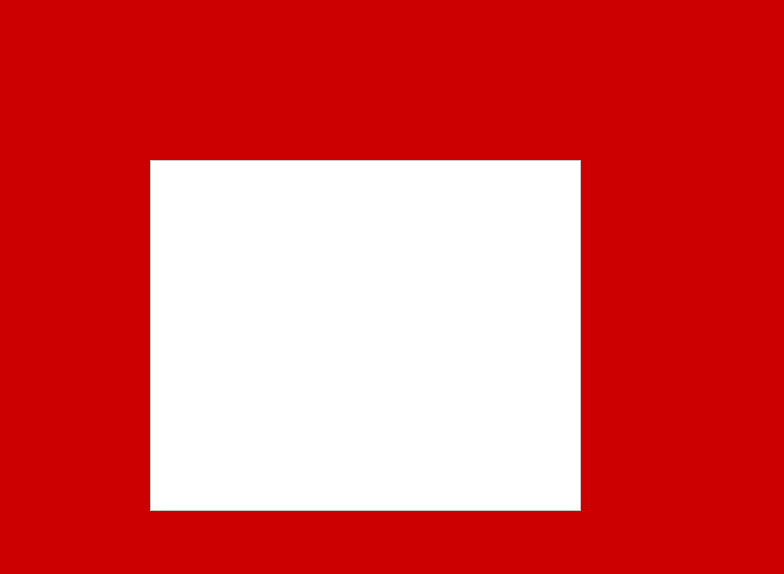
<?xml version="1.0" encoding="UTF-8"?>
<ui version="4.0">
 <class>MainWindow</class>
 <widget class="QMainWindow" name="MainWindow">
  <property name="geometry">
   <rect>
    <x>0</x>
    <y>0</y>
    <width>784</width>
    <height>574</height>
   </rect>
  </property>
  <property name="windowTitle">
   <string>MainWindow</string>
  </property>
  <property name="styleSheet">
   <string notr="true">background-color: rgb(204, 0, 0);</string>
  </property>
  <widget class="QWidget" name="centralwidget">
   <widget class="QLabel" name="label">
    <property name="geometry">
     <rect>
      <x>30</x>
      <y>10</y>
      <width>201</width>
      <height>101</height>
     </rect>
    </property>
    <property name="text">
     <string/>
    </property>
    <property name="pixmap">
     <pixmap resource="../Recursos.qrc">:/Logos/Imagenes/WhatsApp Image 2024-02-15 at 6.57.13 PM.jpeg</pixmap>
    </property>
    <property name="scaledContents">
     <bool>true</bool>
    </property>
   </widget>
   <widget class="QLabel" name="label_2">
    <property name="geometry">
     <rect>
      <x>520</x>
      <y>10</y>
      <width>241</width>
      <height>101</height>
     </rect>
    </property>
    <property name="text">
     <string/>
    </property>
    <property name="pixmap">
     <pixmap resource="../Recursos.qrc">:/Logos/Imagenes/UAT_2018_-_2021_HORIZONTAL.jpg</pixmap>
    </property>
    <property name="scaledContents">
     <bool>true</bool>
    </property>
   </widget>
   <widget class="QLabel" name="label_3">
    <property name="geometry">
     <rect>
      <x>680</x>
      <y>460</y>
      <width>91</width>
      <height>71</height>
     </rect>
    </property>
    <property name="text">
     <string/>
    </property>
    <property name="pixmap">
     <pixmap resource="../Recursos.qrc">:/Logos/Imagenes/WhatsApp Image 2024-02-15 at 9.24.51 PM.jpeg</pixmap>
    </property>
    <property name="scaledContents">
     <bool>true</bool>
    </property>
   </widget>
   <widget class="QListWidget" name="listWidget">
    <property name="geometry">
     <rect>
      <x>150</x>
      <y>160</y>
      <width>431</width>
      <height>351</height>
     </rect>
    </property>
    <property name="styleSheet">
     <string notr="true">background-color: rgb(255, 255, 255);</string>
    </property>
   </widget>
  </widget>
  <widget class="QMenuBar" name="menubar">
   <property name="geometry">
    <rect>
     <x>0</x>
     <y>0</y>
     <width>784</width>
     <height>21</height>
    </rect>
   </property>
  </widget>
  <widget class="QStatusBar" name="statusbar"/>
 </widget>
 <resources>
  <include location="../Recursos.qrc"/>
 </resources>
 <connections/>
</ui>
